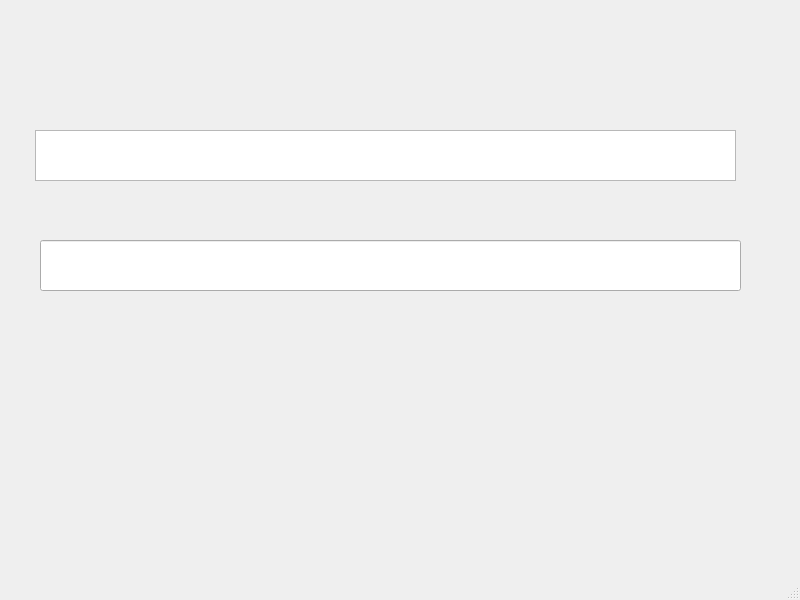
<?xml version="1.0" encoding="UTF-8"?>
<ui version="4.0">
 <class>MainWindow</class>
 <widget class="QMainWindow" name="MainWindow">
  <property name="geometry">
   <rect>
    <x>0</x>
    <y>0</y>
    <width>800</width>
    <height>600</height>
   </rect>
  </property>
  <property name="windowTitle">
   <string>MainWindow</string>
  </property>
  <widget class="QWidget" name="centralwidget">
   <widget class="QLabel" name="label">
    <property name="geometry">
     <rect>
      <x>40</x>
      <y>30</y>
      <width>691</width>
      <height>31</height>
     </rect>
    </property>
    <property name="text">
     <string/>
    </property>
   </widget>
   <widget class="QGraphicsView" name="graphicsView">
    <property name="geometry">
     <rect>
      <x>35</x>
      <y>130</y>
      <width>701</width>
      <height>51</height>
     </rect>
    </property>
   </widget>
   <widget class="QLineEdit" name="lineEdit">
    <property name="geometry">
     <rect>
      <x>40</x>
      <y>240</y>
      <width>701</width>
      <height>51</height>
     </rect>
    </property>
   </widget>
  </widget>
  <widget class="QMenuBar" name="menubar">
   <property name="geometry">
    <rect>
     <x>0</x>
     <y>0</y>
     <width>800</width>
     <height>22</height>
    </rect>
   </property>
  </widget>
  <widget class="QStatusBar" name="statusbar"/>
 </widget>
 <resources/>
 <connections/>
</ui>
